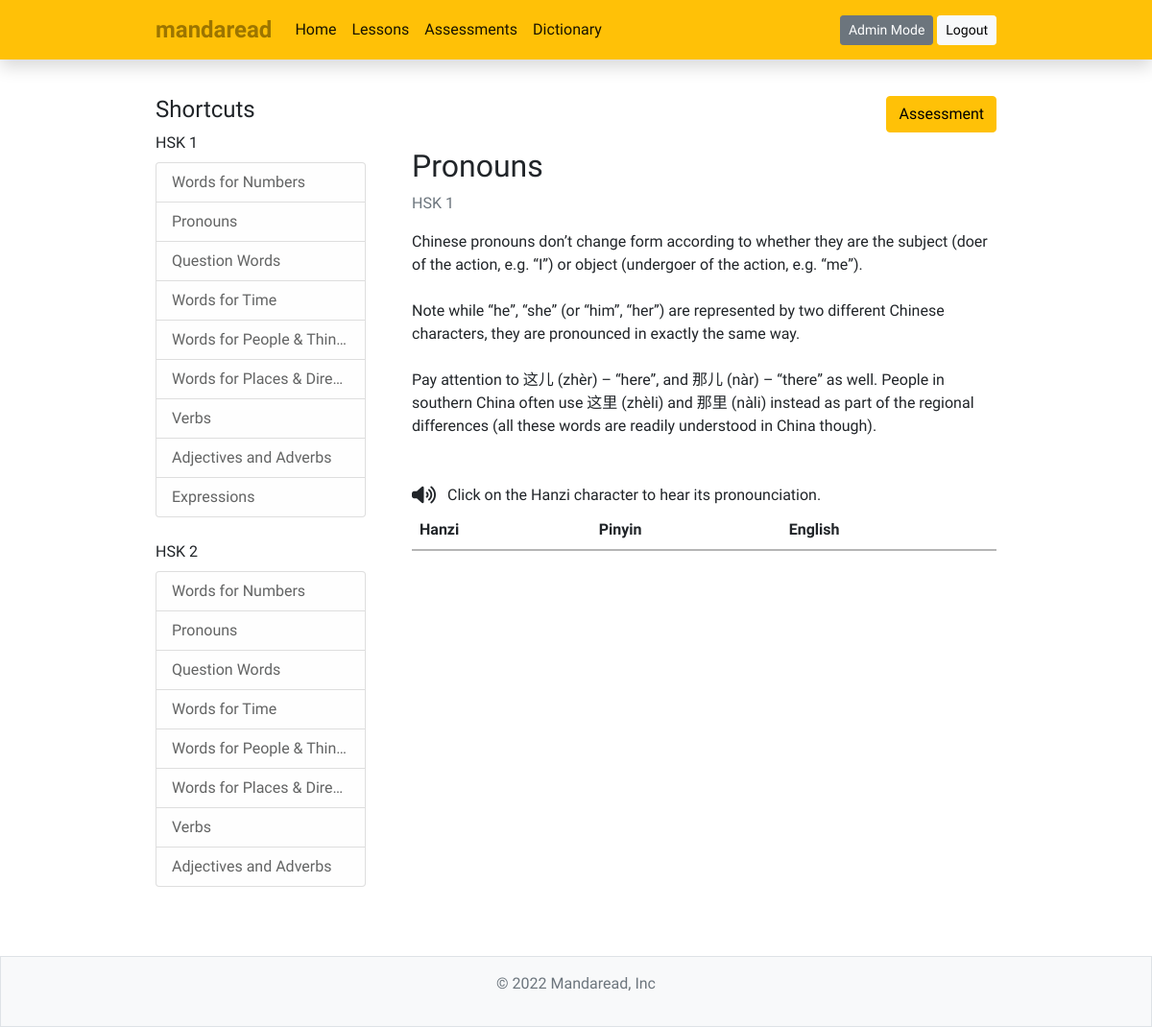
The page /lessons/2/ (signed in) on the database as committed earlier.
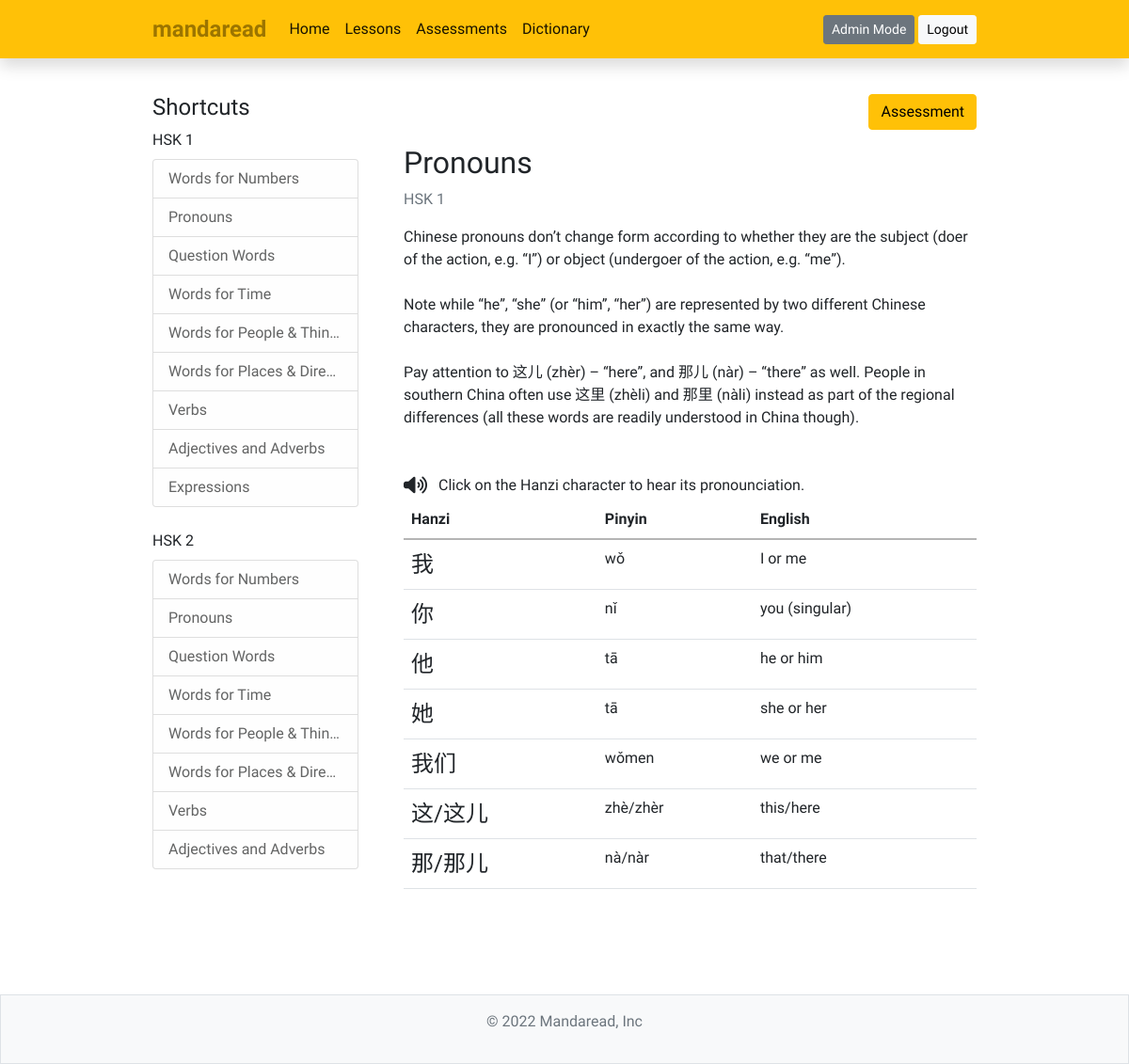
The same page on the database as committed later.
### lessonbank/models.py (models this page shows, shortened)
class LessonBank(models.Model):
    hsk = models.PositiveIntegerField(default=1, null=False, blank=False, validators=[MinValueValidator(1), MaxValueValidator(2)])
    title = models.CharField(max_length=255, null=False, blank=False)
    description = models.TextField(null=False, blank=False)
    read_by = models.ManyToManyField(User, blank=True)
    enable_table = models.BooleanField(default=True)

### dictionary/models.py (models this page shows, shortened)
class Dictionary(models.Model):
    HSK_LEVEL = (
        ('HSK-1', 'HSK-1'),
        ('HSK-2', 'HSK-2')
    )
    PART_OF_SPEECH = (
        ('noun', 'noun'),
        ('pronoun', 'pronoun'),
        ('verb', 'verb'),
        ('adjective', 'adjective'),
        ('adverb', 'adverb'),
        ('preposition', 'preposition'),
        ('conjunction', 'conjunction'),
        ('interjection', 'interjection')
    )
    from_lesson = models.ForeignKey(LessonBank, null=True, blank=True, on_delete=models.CASCADE)
    hanzi = models.CharField(max_length=50)
    pinyin = models.CharField(max_length=50)
    definition = models.CharField(max_length=255)
    part_of_speech = models.CharField(max_length=50, null=True, blank=True, choices=PART_OF_SPEECH)
    example = models.CharField(null=True, blank=True, max_length=250)
    translation = models.CharField(null=True, blank=True, max_length=250)

### lessonbank/views.py (the view)
# urls.py: path('<int:pk>/', views.LessonListDetailView.as_view(), name='mandaread-lesson'),
class LessonListDetailView(DetailView):
    model = LessonBank
    def get_context_data(self, **kwargs):
        context = super().get_context_data(**kwargs)
        user = get_object_or_404(User, username=self.request.user)
        pk = self.kwargs['pk']
        lesson_obj = LessonBank.objects.get(pk=pk)
        if not user in lesson_obj.read_by.all():
            lesson_obj.read_by.add(user)
            lessons_read = LessonBank.objects.filter(read_by=user).count()
            all_lessons = LessonBank.objects.all().count()
            percentage = round((lessons_read / all_lessons) * 100)
            achievement = AchievementLog()
            if percentage >= 25:
                if user.profile.lessons_25 != True:
                    user.profile.lessons_25 = True
                    achievement.achieved_by = user
                    achievement.date_time_achieved = datetime.datetime.now()
                    achievement.achievement = "Wheat of Prosperity"
                    achievement.save()
                    user.save()
            if percentage >= 50:
                if user.profile.lessons_50 != True:
                    user.profile.lessons_50 = True
                    achievement.achieved_by = user
                    achievement.date_time_achieved = datetime.datetime.now()
                    achievement.achievement = "Terracota Helmet"
                    achievement.save()
                    user.save()
            if percentage == 100:
                if user.profile.lessons_100 != True:
                    user.profile.lessons_100 = True
                    achievement.achieved_by = user
                    achievement.date_time_achieved = datetime.datetime.now()
                    achievement.achievement = "Golden Konghou"
                    achievement.save()
                    user.save()
        else:
            pass
        context['lesson_list_1'] = LessonBank.objects.filter(hsk=1)
        context['lesson_list_2'] = LessonBank.objects.filter(hsk=2)
        context['lesson_items'] = Dictionary.objects.filter(from_lesson=lesson_obj)
        user_log = UserLog()
        user_log.log_by = self.request.user.username
        user_log.action = "read lesson " + "\"HSK-" + str(lesson_obj.hsk) + ": " + lesson_obj.title + "\""
        user_log.date_time_logged = datetime.datetime.now()
        user_log.save()
        return context

### lessonbank/templates/lessonbank/lessonbank_detail.html
{% extends 'mandaread/base.html' %}
{% block content %}
<div class="container d-flex flex-column-reverse flex-lg-row col-12 col-lg-9 mb-5">
    <div class="me-lg-5 col-lg-3">
        <div class="content-section">
            <h4>Shortcuts</h4>
            <span>HSK 1</span>
            <ul class="list-group mt-2 mb-4">
                {% if lesson_list_1 %}
                    {% for lesson in lesson_list_1 %}
                        <a class="list-group-item list-group-item-light" href = "{% url 'mandaread-lesson' lesson.id %}">{{ lesson.title }}</a>
                    {% endfor %}
                {% else %}
                    <span class="text-muted h6">Oops! no lessons here yet!</span>
                {% endif %}
            </ul>
            <span>HSK 2</span>
            <ul class="list-group mt-2 mb-4">
                {% if lesson_list_2 %}
                    {% for lesson in lesson_list_2 %}
                        <a class="list-group-item list-group-item-light" href="{% url 'mandaread-lesson' lesson.id %}">{{ lesson.title }}</a>
                    {% endfor %}
                {% else %}
                    <span class = "text-muted h6">Oops! no lessons here yet!</span>
                {% endif %}
            </ul>
        </div>
    </div>
    <div class="d-flex flex-column mb-5 w-100">
        <div class="d-flex flex-column">
            <div class = "mb-3 align-self-end">
                <a href = "{% url 'mandaread-assessment' object.id %}" class="btn btn-warning">Assessment</a>
            </div>
            <h2 class = "me-3">{{ object.title }}</h2>
        </div>
        <p class="text-secondary">HSK {{ object.hsk }}</p>
        <p class="mb-5">{{ object.description|linebreaksbr }}</p>
        {% if object.enable_table == True %}
            <div class = "d-flex justify-content-between flex-column-reverse flex-md-row">
                <div class = "text-center">
                    <i class="fas fa-volume-up fa-lg me-2 mb-3"></i>
                    <span>Click on the Hanzi character to hear its pronounciation.</span>
                </div>
            </div>
            <table class="table table-hover">
                <thead>
                    <tr>
                        <th scope="col">Hanzi</th>
                        <th scope="col">Pinyin</th>
                        <th scope="col">English</th>
                    </tr>
                </thead>
                <tbody>
                    {% for item in lesson_items %}
                        <tr>
                            <td class = "hanzi" role = "button" data-toggle="tooltip" data-placement="left" title="Click me!">{{ item.hanzi }}</td>
                            <td>{{ item.pinyin }}</td>
                            <td >{{ item.definition }}</td>
                        </tr>
                    {% endfor %}
                </tbody>
            </table>
        {% endif %}
    </div>
</div>
{% endblock %}

Rows that differ between the two databases and show on the page:
now on this page (row edited): Dictionary: hanzi "我", pinyin "wǒ", definition "I or me"
now on this page (row edited): Dictionary: hanzi "你", pinyin "nǐ", definition "you (singular)"
now on this page (row edited): Dictionary: hanzi "他", pinyin "tā", definition "he or him"
now on this page (row edited): Dictionary: hanzi "她", pinyin "tā", definition "she or her"
now on this page (row edited): Dictionary: hanzi "我们", pinyin "wǒmen", definition "we or me"
now on this page (row edited): Dictionary: hanzi "这/这儿", pinyin "zhè/zhèr", definition "this/here"
now on this page (row edited): Dictionary: hanzi "那/那儿", pinyin "nà/nàr", definition "that/there"
